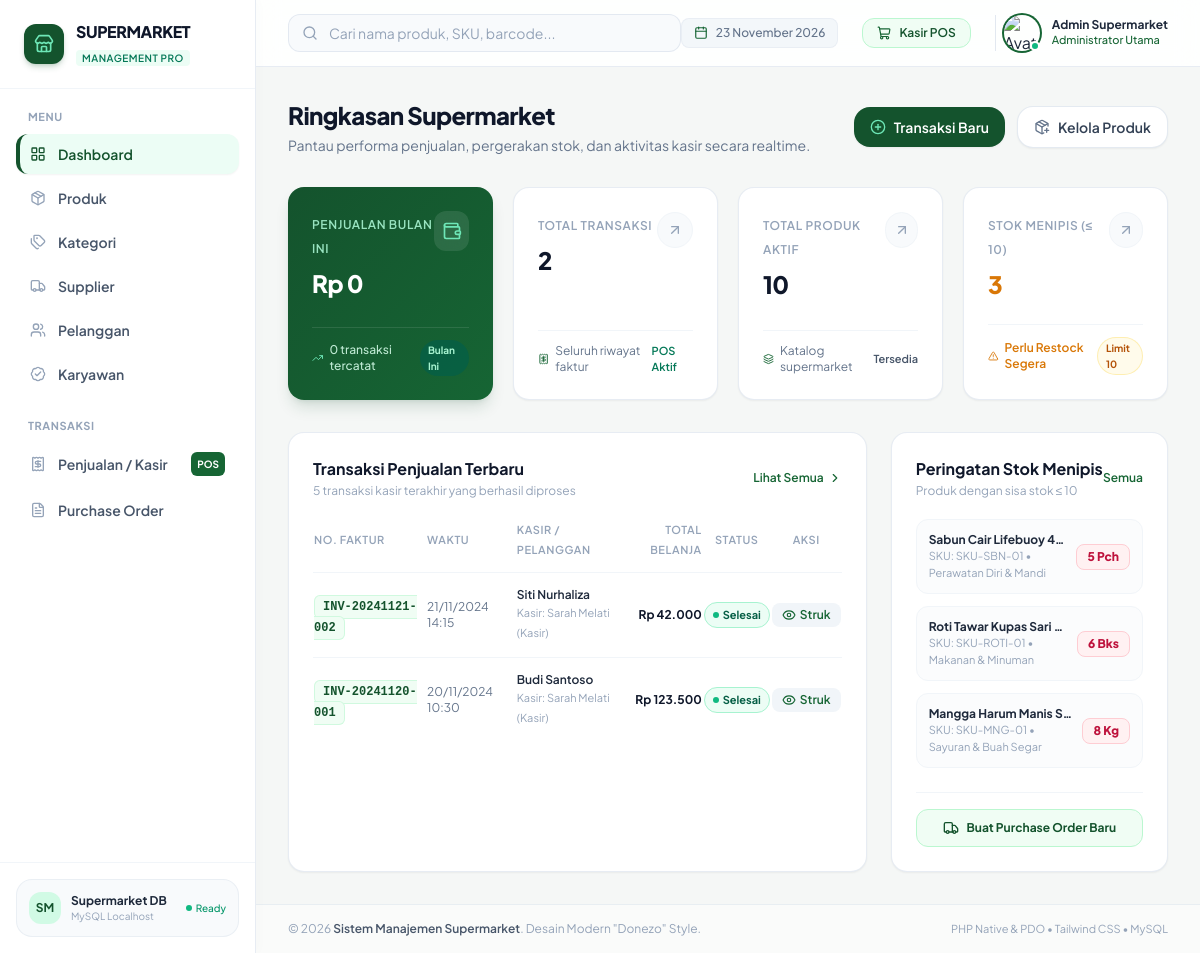
Page /pages/dashboard.php on the committed database.
### tables this page shows
CREATE TABLE IF NOT EXISTS `sales` (
  `sale_id` bigint(20) NOT NULL AUTO_INCREMENT,
  `nomor_faktur` varchar(30) NOT NULL,
  `employee_id` int(11) NOT NULL,
  `customer_id` int(11) DEFAULT NULL,
  `tanggal_transaksi` timestamp NOT NULL DEFAULT current_timestamp(),
  `subtotal` decimal(14,2) NOT NULL DEFAULT 0.00,
  `total_diskon` decimal(14,2) DEFAULT 0.00,
  `total_pajak` decimal(14,2) DEFAULT 0.00,
  `grand_total` decimal(14,2) NOT NULL DEFAULT 0.00,
  `total_bayar` decimal(14,2) NOT NULL DEFAULT 0.00,
  `kembalian` decimal(14,2) DEFAULT 0.00,
  `status_transaksi` varchar(20) DEFAULT 'Selesai',
  PRIMARY KEY (`sale_id`),
  UNIQUE KEY `nomor_faktur` (`nomor_faktur`),
  KEY `fk_sale_employee` (`employee_id`),
  KEY `fk_sale_customer` (`customer_id`),
  CONSTRAINT `fk_sale_customer` FOREIGN KEY (`customer_id`) REFERENCES `customers` (`customer_id`) ON DELETE SET NULL ON UPDATE CASCADE,
  CONSTRAINT `fk_sale_employee` FOREIGN KEY (`employee_id`) REFERENCES `employees` (`employee_id`) ON UPDATE CASCADE
);

CREATE TABLE IF NOT EXISTS `employees` (
  `employee_id` int(11) NOT NULL AUTO_INCREMENT,
  `role_id` int(11) NOT NULL DEFAULT 2,  
  `nama_lengkap` varchar(160) NOT NULL,
  `email` varchar(120) NOT NULL,
  `password` varchar(255) NOT NULL,
  `nomor_telepon` varchar(30) DEFAULT NULL,
  `status_aktif` tinyint(4) DEFAULT 1,
  PRIMARY KEY (`employee_id`),
  UNIQUE KEY `email` (`email`)
);

CREATE TABLE IF NOT EXISTS `products` (
  `product_id` bigint(20) NOT NULL AUTO_INCREMENT,
  `sku` varchar(50) NOT NULL,
  `barcode` varchar(50) DEFAULT NULL,
  `nama_produk` varchar(150) NOT NULL,
  `category_id` int(11) DEFAULT NULL,
  `harga_beli` decimal(12,2) NOT NULL DEFAULT 0.00,
  `harga_jual` decimal(12,2) NOT NULL DEFAULT 0.00,
  `harga_member` decimal(12,2) DEFAULT NULL,
  `stok` decimal(12,3) DEFAULT 0.000,
  `satuan` varchar(10) NOT NULL DEFAULT 'Pcs',
  PRIMARY KEY (`product_id`),
  UNIQUE KEY `sku` (`sku`),
  UNIQUE KEY `barcode` (`barcode`),
  KEY `fk_product_category` (`category_id`),
  CONSTRAINT `fk_product_category` FOREIGN KEY (`category_id`) REFERENCES `categories` (`category_id`) ON DELETE SET NULL ON UPDATE CASCADE
);

CREATE TABLE IF NOT EXISTS `categories` (
  `category_id` int(11) NOT NULL AUTO_INCREMENT,
  `parent_id` int(11) DEFAULT NULL,
  `nama_kategori` varchar(100) NOT NULL,
  `kode_kategori` varchar(20) DEFAULT NULL,
  PRIMARY KEY (`category_id`),
  UNIQUE KEY `kode_kategori` (`kode_kategori`),
  KEY `fk_category_parent` (`parent_id`),
  CONSTRAINT `fk_category_parent` FOREIGN KEY (`parent_id`) REFERENCES `categories` (`category_id`) ON DELETE SET NULL ON UPDATE CASCADE
);

### pages/dashboard.php (the view, shortened to what the rows shown need)
<?php
require_once __DIR__ . '/../config/koneksi.php';
$stmtRecentSales = $pdo->query("
    SELECT s.*, e.nama_lengkap AS nama_kasir, COALESCE(c.nama_lengkap, 'Umum / Non-Member') AS nama_pelanggan
    FROM sales s
    LEFT JOIN employees e ON s.employee_id = e.employee_id
    LEFT JOIN customers c ON s.customer_id = c.customer_id
    ORDER BY s.tanggal_transaksi DESC
    LIMIT 5
");
$recentSales = $stmtRecentSales->fetchAll();
$stmtLowStockList = $pdo->query("
    SELECT p.*, c.nama_kategori
    FROM products p
    LEFT JOIN categories c ON p.category_id = c.category_id
    WHERE p.stok <= 10
    ORDER BY p.stok ASC
    LIMIT 5
");
$lowStockProducts = $stmtLowStockList->fetchAll();
include __DIR__ . '/../includes/header.php';
?>
<div class="flex flex-col sm:flex-row sm:items-center sm:justify-between gap-4 mb-8">
    <div>
        <h1 class="text-2xl font-extrabold text-slate-900 tracking-tight">Ringkasan Supermarket</h1>
    </div>
</div>
<div class="grid grid-cols-1 lg:grid-cols-3 gap-6">
    <div class="lg:col-span-2 bg-white rounded-2xl border border-slate-200/80 shadow-sm p-6">
        <div class="flex items-center justify-between mb-5">
            <div>
                <h2 class="text-base font-bold text-slate-900">Transaksi Penjualan Terbaru</h2>
            </div>
        </div>
        <div class="overflow-x-auto">
            <table class="w-full text-left text-sm">
                <thead>
                    <tr class="text-[11px] font-bold uppercase tracking-wider text-slate-400 border-b border-slate-100 pb-3">
                        <th class="pb-3 font-semibold">No. Faktur</th>
                        <th class="pb-3 font-semibold">Waktu</th>
                        <th class="pb-3 font-semibold">Kasir / Pelanggan</th>
                        <th class="pb-3 font-semibold text-right">Total Belanja</th>
                        <th class="pb-3 font-semibold text-center">Status</th>
                        <th class="pb-3 font-semibold text-center">Aksi</th>
                    </tr>
                </thead>
                <tbody class="divide-y divide-slate-100">
                    <?php if (empty($recentSales)): ?>
                        <tr>
                            <td colspan="6" class="py-8 text-center text-slate-400 text-xs">
                                <i data-lucide="receipt" class="w-8 h-8 mx-auto mb-2 text-slate-300"></i>
                                Belum ada transaksi penjualan tercatat.
                            </td>
                        </tr>
                    <?php else: ?>
                        <?php foreach ($recentSales as $sale): ?>
                            <tr class="hover:bg-slate-50/70 transition-colors">
                                <td class="py-3.5 font-bold text-slate-800">
                                    <span class="font-mono text-xs text-brand-900 bg-brand-50 px-2 py-1 rounded-md border border-brand-200/60">
                                        <?= clean($sale['nomor_faktur']) ?>
                                    </span>
                                </td>
                                <td class="py-3.5 text-xs text-slate-500">
                                    <?= date('d/m/Y H:i', strtotime($sale['tanggal_transaksi'])) ?>
                                </td>
                                <td class="py-3.5">
                                    <p class="text-xs font-semibold text-slate-800"><?= clean($sale['nama_pelanggan']) ?></p>
                                    <p class="text-[11px] text-slate-400">Kasir: <?= clean($sale['nama_kasir']) ?></p>
                                </td>
                                <td class="py-3.5 text-right font-bold text-slate-900 text-xs">
                                    <?= formatRupiah($sale['grand_total']) ?>
                                </td>
                                <td class="py-3.5 text-center">
                                    <span class="inline-flex items-center gap-1 text-[11px] font-bold px-2 py-0.5 rounded-full bg-emerald-50 text-emerald-800 border border-emerald-200">
                                        <span class="w-1.5 h-1.5 rounded-full bg-emerald-500"></span>
                                        <?= clean($sale['status_transaksi']) ?>
                                    </span>
                                </td>
                                <td class="py-3.5 text-center">
                                    <a href="sales.php?detail=<?= $sale['sale_id'] ?>" class="inline-flex items-center gap-1 text-xs font-semibold text-brand-800 hover:text-brand-900 bg-slate-100 hover:bg-emerald-50 px-2.5 py-1 rounded-lg transition-colors">
                                        <i data-lucide="eye" class="w-3.5 h-3.5"></i>
                                        <span>Struk</span>
                                    </a>
                                </td>
                            </tr>
                        <?php endforeach; ?>
                    <?php endif; ?>
                </tbody>
            </table>
        </div>
    </div>
    <div class="bg-white rounded-2xl border border-slate-200/80 shadow-sm p-6 flex flex-col justify-between">
        <div>
            <div class="flex items-center justify-between mb-5">
                <div>
                    <h2 class="text-base font-bold text-slate-900">Peringatan Stok Menipis</h2>
                </div>
            </div>
            <?php if (empty($lowStockProducts)): ?>
                <div class="py-12 text-center text-slate-400">
                    <div class="w-12 h-12 rounded-full bg-emerald-50 text-emerald-600 flex items-center justify-center mx-auto mb-3">
                        <i data-lucide="check" class="w-6 h-6"></i>
                    </div>
                    <p class="text-xs font-semibold text-slate-700">Semua Stok Aman</p>
                    <p class="text-[11px] text-slate-400 mt-1">Tidak ada produk yang perlu di-restock saat ini.</p>
                </div>
            <?php else: ?>
                <div class="space-y-3">
                    <?php foreach ($lowStockProducts as $low): ?>
                        <div class="p-3 rounded-xl border border-slate-100 hover:border-amber-200 bg-slate-50/50 hover:bg-amber-50/30 transition-all flex items-center justify-between">
                            <div class="min-w-0 flex-1 pr-2">
                                <p class="text-xs font-bold text-slate-800 truncate"><?= clean($low['nama_produk']) ?></p>
                                <p class="text-[11px] text-slate-400">SKU: <?= clean($low['sku']) ?> &bull; <?= clean($low['nama_kategori'] ?? 'Umum') ?></p>
                            </div>
                            <div class="text-right flex-shrink-0">
                                <span class="inline-block px-2.5 py-1 text-xs font-black rounded-lg bg-rose-50 text-rose-700 border border-rose-200">
                                    <?= formatAngka($low['stok'], 0) ?> <?= clean($low['satuan']) ?>
                                </span>
                            </div>
                        </div>
                    <?php endforeach; ?>
                </div>
            <?php endif; ?>
        </div>
    </div>
</div>
<?php include __DIR__ . '/../includes/footer.php'; ?>

### rows in the picture
sales: nomor_faktur "INV-20241121-002", tanggal_transaksi "21/11/2024 14:15", nama_pelanggan "Siti Nurhaliza", employee.nama_lengkap "Sarah Melati (Kasir)", grand_total "Rp 42.000", status_transaksi "Selesai"
sales: nomor_faktur "INV-20241120-001", tanggal_transaksi "20/11/2024 10:30", nama_pelanggan "Budi Santoso", employee.nama_lengkap "Sarah Melati (Kasir)", grand_total "Rp 123.500", status_transaksi "Selesai"
products: nama_produk "Sabun Cair Lifebuoy 4…", sku "SKU-SBN-01", category.nama_kategori "Perawatan Diri & Mandi", stok "5", satuan "Pch"
products: nama_produk "Roti Tawar Kupas Sari…", sku "SKU-ROTI-01", category.nama_kategori "Makanan & Minuman", stok "6", satuan "Bks"
products: nama_produk "Mangga Harum Manis S…", sku "SKU-MNG-01", category.nama_kategori "Sayuran & Buah Segar", stok "8", satuan "Kg"

### other values in the picture
formatRupiah($totalOmzet) "Rp 0"
$totalTransaksiBulanIni "0"
formatAngka($totalTransaksi) "2"
formatAngka($totalProduk) "10"
formatAngka($totalStokKritis) "3"
